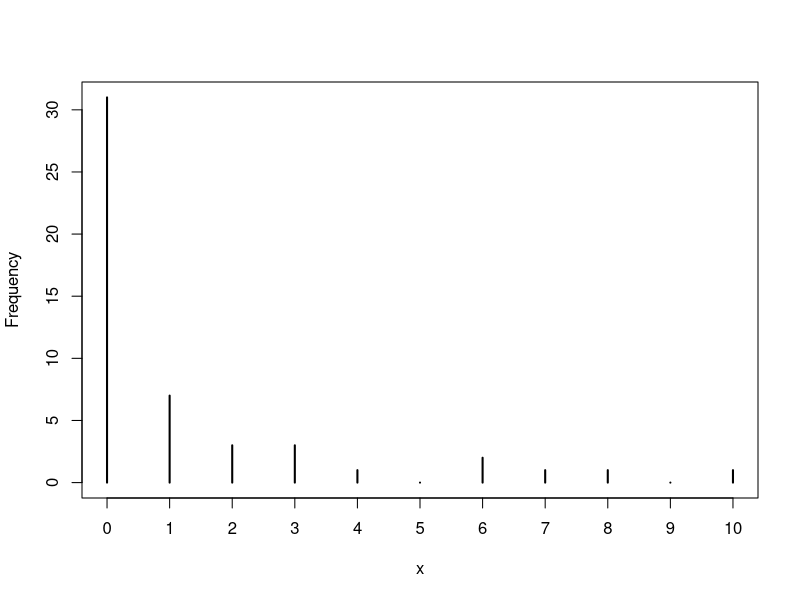
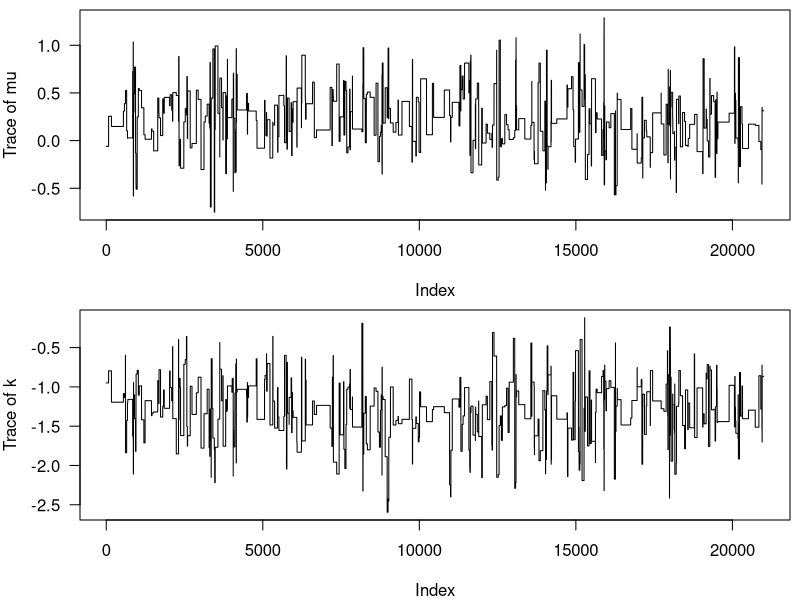
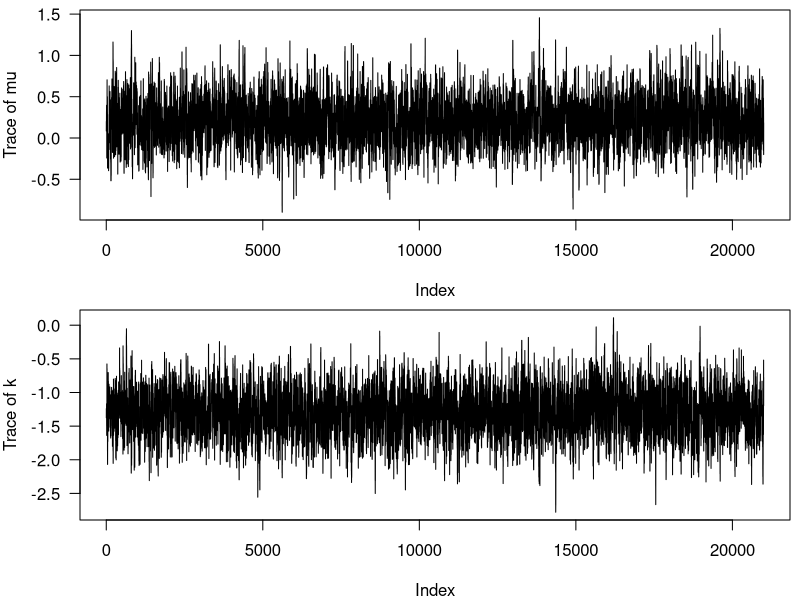
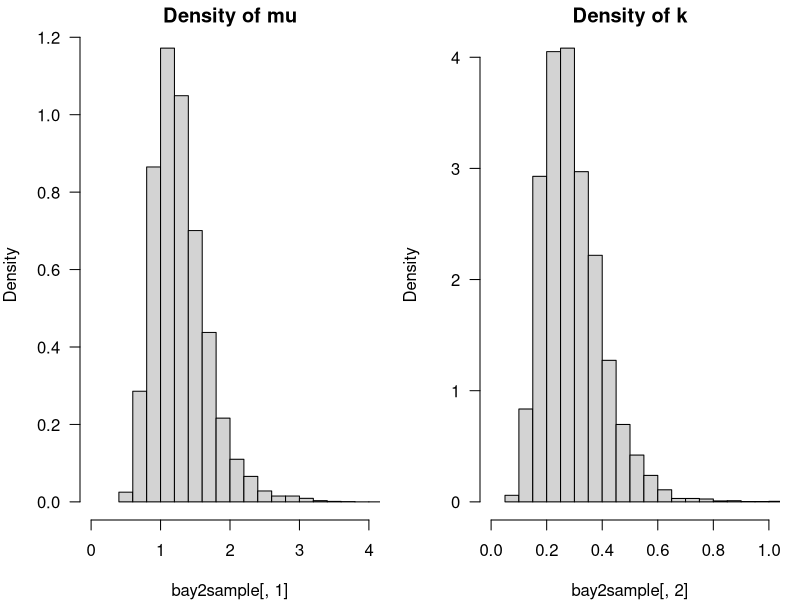

The R script that drew these images, in order:
## ---- chunk 1
knitr::opts_chunk$set(echo = TRUE)
## ---- chunk 2
  nll = function(par,y,x){
    a = par[1]
    b = par[2]
    sd = par[3]
    # this calculates the mean y for a given value of x: 
    #the deterministic function
    mu = a+b*x 
    # this calculates the likelihood of the function given the probability 
    # distribution, the data and mu and sd
    nll = -sum(dnorm(y,mean=mu,sd=sd,log=T))
    return(nll)
  }
  
## ---- chunk 3
nll.mle = function(a,b,sd){
  # this calculates the mean y for a given value of x: the deterministic function
  mu = a+b*x 
  # this calculates the likelihood of the function given the probability 
  # distribution, the data and mu and sd
  nll = -sum(dnorm(y,mean=mu,sd=sd,log=T)) 
  return(nll)
}

## ---- chunk 4
set.seed(1001)
mu.true=1
k.true=0.4

x = rnbinom(50,mu=mu.true,size=k.true)

plot(table(factor(x,levels=0:max(x))),
   ylab="Frequency",xlab="x")

# this function calculate the NLL of the data given the set of parameters defined in p
NLLfun1 = function(p,dat=x) {
mu=p[1]
k=p[2]
-sum(dnbinom(x,mu=mu,size=k,log=TRUE))
}

# the NLL of the data given the parameter values that were used to generate the data
nll.true=NLLfun1(c(mu=mu.true,k=k.true))

nll.true

NLLfun1(c(mu=10,k=10))

m = mean(x)
v = var(x)
# calculate parameters through method of moments
mu.mom = m
k.mom = m/(v/m-1)

# find MLE estimate of the parameters given the data 
opt1 = optim(fn=NLLfun1,par=c(mu=mu.mom,k=k.mom),hessian=TRUE)
coef(opt1)

# NLL at MLE
opt1$value
# compare with nll.true

# significantly different?
ldiff=nll.true-opt1$value; ldiff

# no significant difference (which is what we would expect in 95% the generated datasets)
pchisq(2*ldiff,df=2,lower.tail=FALSE)


## ---- chunk 5
LPfun1 = function(p,dat=x) {
  p = exp(p)
  mu=p[1]
  lp_mu = dnorm(mu, 0, 1.9, log = TRUE)
  k=p[2]
  lp_k = dnorm(k, 0, 1.9, log = TRUE)
  LL = sum(dnbinom(dat,mu=mu,size=k,log=TRUE))
  LL + lp_mu + lp_k
}
## ---- chunk 6
library(mvtnorm)
MH = function(model, init, sigma = diag(init/10), niter = 3e4, burn = 0.5,
                      seed = 1134, ...) {
  # To make results reproducible you should set a seed (change among chains!!!)
  set.seed(seed)
  # Preallocate chain of values
  chain = matrix(NA, ncol = length(init), nrow = niter)
  # Chain starts at init
  current = init
  lp_current = model(current, ...)
  # Iterate niter times and update chain
  for(iter in 1:niter) {
    # Generate a candidate value from multivariate Normal distribution
    candidate = rmvnorm(1, mean = current, sigma = sigma)
    # Calculate probability of acceptance (proposal distribution is symmetric)
    lp_candidate = model(candidate, ...)
    paccept = min(1, exp(lp_candidate - lp_current))
    # Accept the candidate...or not!
    # If accept, update the current and lp_current values
    accept = runif(1) < paccept
    if(accept) {
      chain[iter,] = candidate
      lp_current = lp_candidate
      current = chain[iter,]
    } else {
      chain[iter,] = current
    }
  }
  # Calculate acceptance probability after burn-in and the length of burn-in
  nburn = floor(niter*burn)
  acceptance = 1 - mean(duplicated(chain[-(1:nburn),]))
  # Package the results
  list(burnin = chain[1:nburn,], sample = chain[-(1:nburn),],
       acceptance = acceptance, nburn = nburn)
}
## ---- chunk 7
set.seed(1001)
mu.true=1
k.true=0.4
x = rnbinom(50,mu=mu.true,size=k.true)
## ---- chunk 8
sigma = diag(c(10,10))
## ---- chunk 9
init = log(c(1,1))
bay1 = MH(LPfun1, init, sigma, burn = 0.3, dat = x)
## ---- chunk 10
bay1$acceptance
## ---- chunk 11
par(mfrow = c(2,1), mar = c(4,4,0.5,0.5), las = 1)
plot(bay1$sample[,1], t = "l", ylab = "Trace of mu")
plot(bay1$sample[,2], t = "l", ylab = "Trace of k")
## ---- chunk 12
mapfit = optim(fn = LPfun1, par = log(c(1,1)),
               hessian = TRUE, method = "BFGS",
               control = list(fnscale = -1), dat = x)
sigma = solve(-mapfit$hessian)
init = mapfit$par
bay2 = MH(LPfun1, init, sigma, burn = 0.3)
## ---- chunk 13
bay2$acceptance
## ---- chunk 14
par(mfrow = c(2,1), mar = c(4,4,0.5,0.5), las = 1)
plot(bay2$sample[,1], t = "l", ylab = "Trace of mu")
plot(bay2$sample[,2], t = "l", ylab = "Trace of k")
## ---- chunk 15
bay2sample = exp(bay2$sample)
## ---- chunk 16
par(mfrow = c(1,2), mar = c(4,4,1.5,1))
hist(bay2sample[,1], main = "Density of mu", freq = F, xlim = c(0,4))
hist(bay2sample[,2], main = "Density of k", freq = F, xlim = c(0,1))
## ---- chunk 17
map = exp(mapfit$par)
meanp = colMeans(bay2sample)
medianp = c(median(bay2sample[,1]), median(bay2sample[,2]))
cbind(map, meanp, medianp,
      mom = c(mu.mom, k.mom),
      mle = opt1$par,
      true = c(mu.true, k.true))
## ---- chunk 18
t(apply(bay2sample, 2, quantile, probs = c(0.025, 0.975)))
## ---- chunk 19
se = sqrt(diag(sigma))
cbind(map - 1.96*se, map + 1.96*se)
